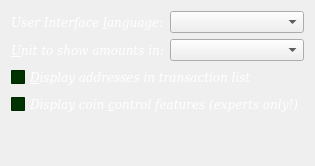
     <widget class="QWidget" name="tabDisplay">
      <attribute name="title">
       <string>&amp;Display</string>
      </attribute>
      <layout class="QVBoxLayout" name="verticalLayout_Display">
       <item>
        <layout class="QHBoxLayout" name="horizontalLayout_1_Display">
         <item>
          <widget class="QLabel" name="langLabel">
           <property name="palette">
            <palette>
             <active>
              <colorrole role="WindowText">
               <brush brushstyle="SolidPattern">
                <color alpha="255">
                 <red>255</red>
                 <green>255</green>
                 <blue>255</blue>
                </color>
               </brush>
              </colorrole>
              <colorrole role="Button">
               <brush brushstyle="SolidPattern">
                <color alpha="255">
                 <red>0</red>
                 <green>51</green>
                 <blue>0</blue>
                </color>
               </brush>
              </colorrole>
              <colorrole role="Base">
               <brush brushstyle="SolidPattern">
                <color alpha="255">
                 <red>0</red>
                 <green>51</green>
                 <blue>0</blue>
                </color>
               </brush>
              </colorrole>
              <colorrole role="Window">
               <brush brushstyle="SolidPattern">
                <color alpha="255">
                 <red>0</red>
                 <green>51</green>
                 <blue>0</blue>
                </color>
               </brush>
              </colorrole>
             </active>
             <inactive>
              <colorrole role="WindowText">
               <brush brushstyle="SolidPattern">
                <color alpha="255">
                 <red>255</red>
                 <green>255</green>
                 <blue>255</blue>
                </color>
               </brush>
              </colorrole>
              <colorrole role="Button">
               <brush brushstyle="SolidPattern">
                <color alpha="255">
                 <red>0</red>
                 <green>51</green>
                 <blue>0</blue>
                </color>
               </brush>
              </colorrole>
              <colorrole role="Base">
               <brush brushstyle="SolidPattern">
                <color alpha="255">
                 <red>0</red>
                 <green>51</green>
                 <blue>0</blue>
                </color>
               </brush>
              </colorrole>
              <colorrole role="Window">
               <brush brushstyle="SolidPattern">
                <color alpha="255">
                 <red>0</red>
                 <green>51</green>
                 <blue>0</blue>
                </color>
               </brush>
              </colorrole>
             </inactive>
             <disabled>
              <colorrole role="WindowText">
               <brush brushstyle="SolidPattern">
                <color alpha="255">
                 <red>133</red>
                 <green>133</green>
                 <blue>133</blue>
                </color>
               </brush>
              </colorrole>
              <colorrole role="Button">
               <brush brushstyle="SolidPattern">
                <color alpha="255">
                 <red>0</red>
                 <green>51</green>
                 <blue>0</blue>
                </color>
               </brush>
              </colorrole>
              <colorrole role="Base">
               <brush brushstyle="SolidPattern">
                <color alpha="255">
                 <red>0</red>
                 <green>51</green>
                 <blue>0</blue>
                </color>
               </brush>
              </colorrole>
              <colorrole role="Window">
               <brush brushstyle="SolidPattern">
                <color alpha="255">
                 <red>0</red>
                 <green>51</green>
                 <blue>0</blue>
                </color>
               </brush>
              </colorrole>
             </disabled>
            </palette>
           </property>
           <property name="font">
            <font>
             <family>DejaVu Serif</family>
             <pointsize>9</pointsize>
             <italic>true</italic>
            </font>
           </property>
           <property name="text">
            <string>User Interface &amp;language:</string>
           </property>
           <property name="textFormat">
            <enum>Qt::PlainText</enum>
           </property>
           <property name="buddy">
            <cstring>lang</cstring>
           </property>
          </widget>
         </item>
         <item>
          <widget class="QValueComboBox" name="lang">
           <property name="toolTip">
            <string>The user interface language can be set here. This setting will take effect after restarting MasterCar.</string>
           </property>
           <property name="styleSheet">
            <string notr="true">QValueComboBox::tab {
color: #FFFFFF;
    background: qlineargradient(x1: 0, y1: 0, x2: 0, y2: 1,
                                stop: 0 #E1E1E1, stop: 0.4 #003300,
                                stop: 0.5 #003300, stop: 1.0 #D3D3D3);
    border: 2px solid #006600;
    border-bottom-color: #C2C7CB; /* same as the pane color */
    border-top-left-radius: 4px;
    border-top-right-radius: 4px;
    min-width: 8ex;
    padding: 2px;

 selection-background-color: 006633;

}</string>
           </property>
          </widget>
         </item>
        </layout>
       </item>
       <item>
        <layout class="QHBoxLayout" name="horizontalLayout_2_Display">
         <item>
          <widget class="QLabel" name="unitLabel">
           <property name="palette">
            <palette>
             <active>
              <colorrole role="WindowText">
               <brush brushstyle="SolidPattern">
                <color alpha="255">
                 <red>255</red>
                 <green>255</green>
                 <blue>255</blue>
                </color>
               </brush>
              </colorrole>
              <colorrole role="Button">
               <brush brushstyle="SolidPattern">
                <color alpha="255">
                 <red>0</red>
                 <green>51</green>
                 <blue>0</blue>
                </color>
               </brush>
              </colorrole>
              <colorrole role="Base">
               <brush brushstyle="SolidPattern">
                <color alpha="255">
                 <red>0</red>
                 <green>51</green>
                 <blue>0</blue>
                </color>
               </brush>
              </colorrole>
              <colorrole role="Window">
               <brush brushstyle="SolidPattern">
                <color alpha="255">
                 <red>0</red>
                 <green>51</green>
                 <blue>0</blue>
                </color>
               </brush>
              </colorrole>
             </active>
             <inactive>
              <colorrole role="WindowText">
               <brush brushstyle="SolidPattern">
                <color alpha="255">
                 <red>255</red>
                 <green>255</green>
                 <blue>255</blue>
                </color>
               </brush>
              </colorrole>
              <colorrole role="Button">
               <brush brushstyle="SolidPattern">
                <color alpha="255">
                 <red>0</red>
                 <green>51</green>
                 <blue>0</blue>
                </color>
               </brush>
              </colorrole>
              <colorrole role="Base">
               <brush brushstyle="SolidPattern">
                <color alpha="255">
                 <red>0</red>
                 <green>51</green>
                 <blue>0</blue>
                </color>
               </brush>
              </colorrole>
              <colorrole role="Window">
               <brush brushstyle="SolidPattern">
                <color alpha="255">
                 <red>0</red>
                 <green>51</green>
                 <blue>0</blue>
                </color>
               </brush>
              </colorrole>
             </inactive>
             <disabled>
              <colorrole role="WindowText">
               <brush brushstyle="SolidPattern">
                <color alpha="255">
                 <red>133</red>
                 <green>133</green>
                 <blue>133</blue>
                </color>
               </brush>
              </colorrole>
              <colorrole role="Button">
               <brush brushstyle="SolidPattern">
                <color alpha="255">
                 <red>0</red>
                 <green>51</green>
                 <blue>0</blue>
                </color>
               </brush>
              </colorrole>
              <colorrole role="Base">
               <brush brushstyle="SolidPattern">
                <color alpha="255">
                 <red>0</red>
                 <green>51</green>
                 <blue>0</blue>
                </color>
               </brush>
              </colorrole>
              <colorrole role="Window">
               <brush brushstyle="SolidPattern">
                <color alpha="255">
                 <red>0</red>
                 <green>51</green>
                 <blue>0</blue>
                </color>
               </brush>
              </colorrole>
             </disabled>
            </palette>
           </property>
           <property name="font">
            <font>
             <family>DejaVu Serif</family>
             <pointsize>9</pointsize>
             <italic>true</italic>
            </font>
           </property>
           <property name="text">
            <string>&amp;Unit to show amounts in:</string>
           </property>
           <property name="textFormat">
            <enum>Qt::PlainText</enum>
           </property>
           <property name="buddy">
            <cstring>unit</cstring>
           </property>
          </widget>
         </item>
         <item>
          <widget class="QValueComboBox" name="unit">
           <property name="toolTip">
            <string>Choose the default subdivision unit to show in the interface and when sending coins.</string>
           </property>
           <property name="styleSheet">
            <string notr="true"> QValueComboBox{     
 background: yellow;     
  }</string>
           </property>
          </widget>
         </item>
        </layout>
       </item>
       <item>
        <widget class="QCheckBox" name="displayAddresses">
         <property name="palette">
          <palette>
           <active>
            <colorrole role="WindowText">
             <brush brushstyle="SolidPattern">
              <color alpha="255">
               <red>255</red>
               <green>255</green>
               <blue>255</blue>
              </color>
             </brush>
            </colorrole>
            <colorrole role="Button">
             <brush brushstyle="SolidPattern">
              <color alpha="255">
               <red>0</red>
               <green>51</green>
               <blue>0</blue>
              </color>
             </brush>
            </colorrole>
            <colorrole role="Base">
             <brush brushstyle="SolidPattern">
              <color alpha="255">
               <red>0</red>
               <green>51</green>
               <blue>0</blue>
              </color>
             </brush>
            </colorrole>
            <colorrole role="Window">
             <brush brushstyle="SolidPattern">
              <color alpha="255">
               <red>0</red>
               <green>51</green>
               <blue>0</blue>
              </color>
             </brush>
            </colorrole>
           </active>
           <inactive>
            <colorrole role="WindowText">
             <brush brushstyle="SolidPattern">
              <color alpha="255">
               <red>255</red>
               <green>255</green>
               <blue>255</blue>
              </color>
             </brush>
            </colorrole>
            <colorrole role="Button">
             <brush brushstyle="SolidPattern">
              <color alpha="255">
               <red>0</red>
               <green>51</green>
               <blue>0</blue>
              </color>
             </brush>
            </colorrole>
            <colorrole role="Base">
             <brush brushstyle="SolidPattern">
              <color alpha="255">
               <red>0</red>
               <green>51</green>
               <blue>0</blue>
              </color>
             </brush>
            </colorrole>
            <colorrole role="Window">
             <brush brushstyle="SolidPattern">
              <color alpha="255">
               <red>0</red>
               <green>51</green>
               <blue>0</blue>
              </color>
             </brush>
            </colorrole>
           </inactive>
           <disabled>
            <colorrole role="WindowText">
             <brush brushstyle="SolidPattern">
              <color alpha="255">
               <red>133</red>
               <green>133</green>
               <blue>133</blue>
              </color>
             </brush>
            </colorrole>
            <colorrole role="Button">
             <brush brushstyle="SolidPattern">
              <color alpha="255">
               <red>0</red>
               <green>51</green>
               <blue>0</blue>
              </color>
             </brush>
            </colorrole>
            <colorrole role="Base">
             <brush brushstyle="SolidPattern">
              <color alpha="255">
               <red>0</red>
               <green>51</green>
               <blue>0</blue>
              </color>
             </brush>
            </colorrole>
            <colorrole role="Window">
             <brush brushstyle="SolidPattern">
              <color alpha="255">
               <red>0</red>
               <green>51</green>
               <blue>0</blue>
              </color>
             </brush>
            </colorrole>
           </disabled>
          </palette>
         </property>
         <property name="font">
          <font>
           <family>DejaVu Serif</family>
           <pointsize>9</pointsize>
           <italic>true</italic>
          </font>
         </property>
         <property name="toolTip">
          <string>Whether to show MasterCar addresses in the transaction list or not.</string>
         </property>
         <property name="text">
          <string>&amp;Display addresses in transaction list</string>
         </property>
        </widget>
       </item>
       <item>
        <widget class="QCheckBox" name="coinControlFeatures">
         <property name="palette">
          <palette>
           <active>
            <colorrole role="WindowText">
             <brush brushstyle="SolidPattern">
              <color alpha="255">
               <red>255</red>
               <green>255</green>
               <blue>255</blue>
              </color>
             </brush>
            </colorrole>
            <colorrole role="Button">
             <brush brushstyle="SolidPattern">
              <color alpha="255">
               <red>0</red>
               <green>51</green>
               <blue>0</blue>
              </color>
             </brush>
            </colorrole>
            <colorrole role="Base">
             <brush brushstyle="SolidPattern">
              <color alpha="255">
               <red>0</red>
               <green>51</green>
               <blue>0</blue>
              </color>
             </brush>
            </colorrole>
            <colorrole role="Window">
             <brush brushstyle="SolidPattern">
              <color alpha="255">
               <red>0</red>
               <green>51</green>
               <blue>0</blue>
              </color>
             </brush>
            </colorrole>
           </active>
           <inactive>
            <colorrole role="WindowText">
             <brush brushstyle="SolidPattern">
              <color alpha="255">
               <red>255</red>
               <green>255</green>
               <blue>255</blue>
              </color>
             </brush>
            </colorrole>
            <colorrole role="Button">
             <brush brushstyle="SolidPattern">
              <color alpha="255">
               <red>0</red>
               <green>51</green>
               <blue>0</blue>
              </color>
             </brush>
            </colorrole>
            <colorrole role="Base">
             <brush brushstyle="SolidPattern">
              <color alpha="255">
               <red>0</red>
               <green>51</green>
               <blue>0</blue>
              </color>
             </brush>
            </colorrole>
            <colorrole role="Window">
             <brush brushstyle="SolidPattern">
              <color alpha="255">
               <red>0</red>
               <green>51</green>
               <blue>0</blue>
              </color>
             </brush>
            </colorrole>
           </inactive>
           <disabled>
            <colorrole role="WindowText">
             <brush brushstyle="SolidPattern">
              <color alpha="255">
               <red>133</red>
               <green>133</green>
               <blue>133</blue>
              </color>
             </brush>
            </colorrole>
            <colorrole role="Button">
             <brush brushstyle="SolidPattern">
              <color alpha="255">
               <red>0</red>
               <green>51</green>
               <blue>0</blue>
              </color>
             </brush>
            </colorrole>
            <colorrole role="Base">
             <brush brushstyle="SolidPattern">
              <color alpha="255">
               <red>0</red>
               <green>51</green>
               <blue>0</blue>
              </color>
             </brush>
            </colorrole>
            <colorrole role="Window">
             <brush brushstyle="SolidPattern">
              <color alpha="255">
               <red>0</red>
               <green>51</green>
               <blue>0</blue>
              </color>
             </brush>
            </colorrole>
           </disabled>
          </palette>
         </property>
         <property name="font">
          <font>
           <family>DejaVu Serif</family>
           <pointsize>9</pointsize>
           <italic>true</italic>
          </font>
         </property>
         <property name="toolTip">
          <string>Whether to show coin control features or not.</string>
         </property>
         <property name="text">
          <string>Display coin &amp;control features (experts only!)</string>
         </property>
        </widget>
       </item>
       <item>
        <spacer name="verticalSpacer_Display">
         <property name="orientation">
          <enum>Qt::Vertical</enum>
         </property>
         <property name="sizeHint" stdset="0">
          <size>
           <width>20</width>
           <height>40</height>
          </size>
         </property>
        </spacer>
       </item>
      </layout>
     </widget>
